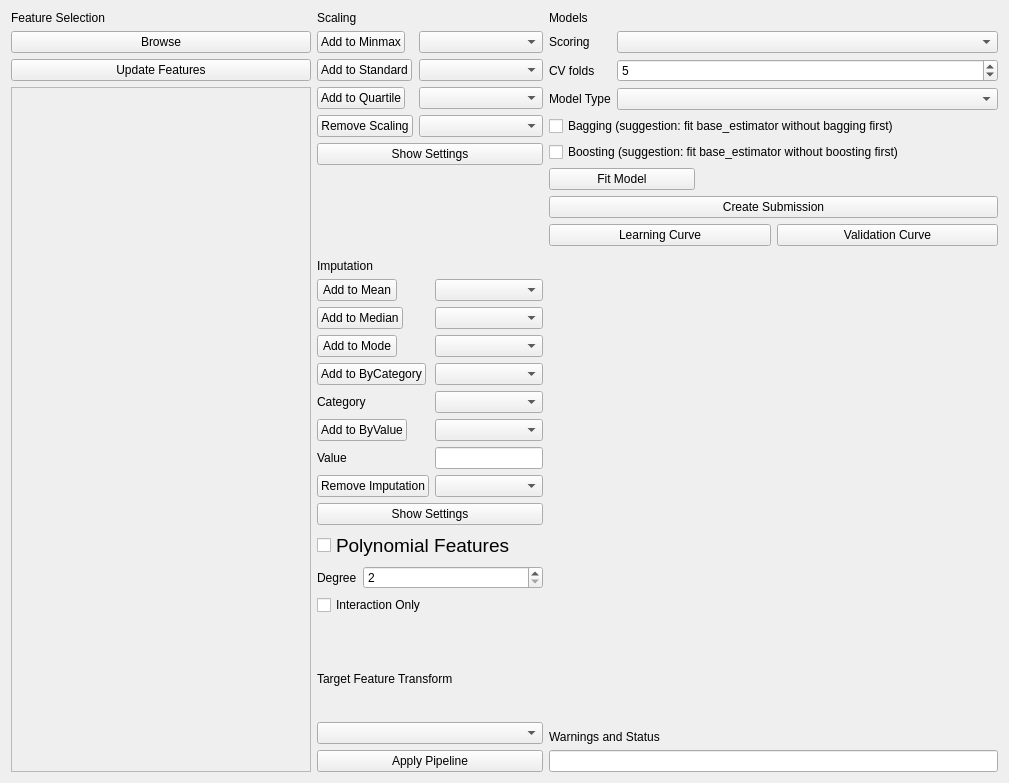
<?xml version="1.0" encoding="UTF-8"?>
<ui version="4.0">
 <class>Form</class>
 <widget class="QWidget" name="Form">
  <property name="geometry">
   <rect>
    <x>0</x>
    <y>0</y>
    <width>1009</width>
    <height>783</height>
   </rect>
  </property>
  <property name="windowTitle">
   <string>Form</string>
  </property>
  <layout class="QHBoxLayout" name="horizontalLayout" stretch="0,0,1">
   <item>
    <layout class="QVBoxLayout" name="verticalLayout">
     <item>
      <widget class="QLabel" name="label">
       <property name="text">
        <string>Feature Selection</string>
       </property>
      </widget>
     </item>
     <item>
      <widget class="QPushButton" name="browse_button">
       <property name="text">
        <string>Browse</string>
       </property>
      </widget>
     </item>
     <item>
      <widget class="QPushButton" name="update_features_button">
       <property name="text">
        <string>Update Features</string>
       </property>
      </widget>
     </item>
     <item>
      <widget class="QScrollArea" name="QScrollArea">
       <property name="sizePolicy">
        <sizepolicy hsizetype="Expanding" vsizetype="Expanding">
         <horstretch>0</horstretch>
         <verstretch>0</verstretch>
        </sizepolicy>
       </property>
       <property name="minimumSize">
        <size>
         <width>300</width>
         <height>0</height>
        </size>
       </property>
       <property name="maximumSize">
        <size>
         <width>300</width>
         <height>16777215</height>
        </size>
       </property>
       <property name="widgetResizable">
        <bool>true</bool>
       </property>
       <widget class="QWidget" name="scrollarea">
        <property name="geometry">
         <rect>
          <x>0</x>
          <y>0</y>
          <width>298</width>
          <height>679</height>
         </rect>
        </property>
        <layout class="QVBoxLayout" name="verticalLayout_4"/>
       </widget>
      </widget>
     </item>
    </layout>
   </item>
   <item>
    <layout class="QVBoxLayout" name="verticalLayout_6" stretch="0,0,0">
     <item>
      <layout class="QFormLayout" name="formLayout_2">
       <item row="1" column="0">
        <widget class="QPushButton" name="minmax_button">
         <property name="text">
          <string>Add to Minmax</string>
         </property>
        </widget>
       </item>
       <item row="1" column="1">
        <widget class="QComboBox" name="minmax_combobox"/>
       </item>
       <item row="2" column="0">
        <widget class="QPushButton" name="standard_button">
         <property name="text">
          <string>Add to Standard</string>
         </property>
        </widget>
       </item>
       <item row="2" column="1">
        <widget class="QComboBox" name="standard_combobox"/>
       </item>
       <item row="3" column="0">
        <widget class="QPushButton" name="quartile_button">
         <property name="text">
          <string>Add to Quartile</string>
         </property>
        </widget>
       </item>
       <item row="3" column="1">
        <widget class="QComboBox" name="quartile_combobox"/>
       </item>
       <item row="4" column="0">
        <widget class="QPushButton" name="noscaling_button">
         <property name="text">
          <string>Remove Scaling</string>
         </property>
        </widget>
       </item>
       <item row="4" column="1">
        <widget class="QComboBox" name="noscaling_combobox"/>
       </item>
       <item row="5" column="0" colspan="2">
        <widget class="QPushButton" name="scalingsettings_button">
         <property name="text">
          <string>Show Settings</string>
         </property>
        </widget>
       </item>
       <item row="0" column="0" colspan="2">
        <widget class="QLabel" name="label_2">
         <property name="sizePolicy">
          <sizepolicy hsizetype="Preferred" vsizetype="Minimum">
           <horstretch>0</horstretch>
           <verstretch>0</verstretch>
          </sizepolicy>
         </property>
         <property name="text">
          <string>Scaling</string>
         </property>
        </widget>
       </item>
      </layout>
     </item>
     <item>
      <layout class="QFormLayout" name="formLayout">
       <item row="1" column="0">
        <widget class="QPushButton" name="mean_button">
         <property name="text">
          <string>Add to Mean</string>
         </property>
        </widget>
       </item>
       <item row="1" column="1">
        <widget class="QComboBox" name="mean_combobox"/>
       </item>
       <item row="2" column="0">
        <widget class="QPushButton" name="median_button">
         <property name="text">
          <string>Add to Median</string>
         </property>
        </widget>
       </item>
       <item row="2" column="1">
        <widget class="QComboBox" name="median_combobox"/>
       </item>
       <item row="3" column="0">
        <widget class="QPushButton" name="mode_button">
         <property name="text">
          <string>Add to Mode</string>
         </property>
        </widget>
       </item>
       <item row="3" column="1">
        <widget class="QComboBox" name="mode_combobox"/>
       </item>
       <item row="4" column="0">
        <widget class="QPushButton" name="bycategory_button">
         <property name="text">
          <string>Add to ByCategory</string>
         </property>
        </widget>
       </item>
       <item row="4" column="1">
        <widget class="QComboBox" name="bycategory_combobox"/>
       </item>
       <item row="5" column="0">
        <widget class="QLabel" name="label_4">
         <property name="text">
          <string>Category</string>
         </property>
        </widget>
       </item>
       <item row="5" column="1">
        <widget class="QComboBox" name="bycategory_category_combobox"/>
       </item>
       <item row="6" column="0">
        <widget class="QPushButton" name="byvalue_button">
         <property name="text">
          <string>Add to ByValue</string>
         </property>
        </widget>
       </item>
       <item row="6" column="1">
        <widget class="QComboBox" name="byvalue_combobox"/>
       </item>
       <item row="7" column="0">
        <widget class="QLabel" name="label_5">
         <property name="text">
          <string>Value</string>
         </property>
        </widget>
       </item>
       <item row="7" column="1">
        <widget class="QLineEdit" name="byvalue_lineedit"/>
       </item>
       <item row="8" column="0">
        <widget class="QPushButton" name="noimputing_button">
         <property name="text">
          <string>Remove Imputation</string>
         </property>
        </widget>
       </item>
       <item row="8" column="1">
        <widget class="QComboBox" name="noimputing_combobox"/>
       </item>
       <item row="9" column="0" colspan="2">
        <widget class="QPushButton" name="imputesettings_button">
         <property name="text">
          <string>Show Settings</string>
         </property>
        </widget>
       </item>
       <item row="0" column="0" colspan="2">
        <widget class="QLabel" name="label_3">
         <property name="text">
          <string>Imputation</string>
         </property>
        </widget>
       </item>
      </layout>
     </item>
     <item>
      <layout class="QVBoxLayout" name="verticalLayout_7">
       <item>
        <layout class="QFormLayout" name="formLayout_4">
         <item row="0" column="0" colspan="2">
          <widget class="QCheckBox" name="polyfeatures_checkbox">
           <property name="font">
            <font>
             <pointsize>14</pointsize>
            </font>
           </property>
           <property name="text">
            <string>Polynomial Features</string>
           </property>
          </widget>
         </item>
         <item row="1" column="0">
          <widget class="QLabel" name="label_11">
           <property name="text">
            <string>Degree</string>
           </property>
          </widget>
         </item>
         <item row="1" column="1">
          <widget class="QSpinBox" name="polydeg_spinbox">
           <property name="minimum">
            <number>2</number>
           </property>
           <property name="maximum">
            <number>5</number>
           </property>
          </widget>
         </item>
         <item row="2" column="0" colspan="2">
          <widget class="QCheckBox" name="polyinteraction_checkbox">
           <property name="text">
            <string>Interaction Only</string>
           </property>
          </widget>
         </item>
        </layout>
       </item>
       <item>
        <layout class="QVBoxLayout" name="verticalLayout_3">
         <item>
          <widget class="QLabel" name="label_10">
           <property name="text">
            <string>Target Feature Transform</string>
           </property>
          </widget>
         </item>
         <item>
          <widget class="QComboBox" name="targettransform_combobox"/>
         </item>
        </layout>
       </item>
       <item>
        <widget class="QPushButton" name="applypipeline_button">
         <property name="text">
          <string>Apply Pipeline</string>
         </property>
        </widget>
       </item>
      </layout>
     </item>
    </layout>
   </item>
   <item>
    <layout class="QVBoxLayout" name="verticalLayout_2">
     <item>
      <widget class="QLabel" name="label_6">
       <property name="text">
        <string>Models</string>
       </property>
      </widget>
     </item>
     <item>
      <layout class="QFormLayout" name="formLayout_3">
       <item row="0" column="0">
        <widget class="QLabel" name="label_7">
         <property name="text">
          <string>Scoring</string>
         </property>
        </widget>
       </item>
       <item row="0" column="1">
        <widget class="QComboBox" name="scoring_combobox"/>
       </item>
       <item row="1" column="0">
        <widget class="QLabel" name="label_8">
         <property name="text">
          <string>CV folds</string>
         </property>
        </widget>
       </item>
       <item row="1" column="1">
        <widget class="QSpinBox" name="cvfold_spinbox">
         <property name="minimum">
          <number>3</number>
         </property>
         <property name="maximum">
          <number>20</number>
         </property>
         <property name="value">
          <number>5</number>
         </property>
        </widget>
       </item>
       <item row="2" column="0">
        <widget class="QLabel" name="label_9">
         <property name="text">
          <string>Model Type</string>
         </property>
        </widget>
       </item>
       <item row="2" column="1">
        <widget class="QComboBox" name="model_combobox"/>
       </item>
      </layout>
     </item>
     <item>
      <widget class="QCheckBox" name="bagging_checkbox">
       <property name="text">
        <string>Bagging (suggestion: fit base_estimator without bagging first)</string>
       </property>
      </widget>
     </item>
     <item>
      <widget class="QCheckBox" name="boosting_checkbox">
       <property name="text">
        <string>Boosting (suggestion: fit base_estimator without boosting first)</string>
       </property>
      </widget>
     </item>
     <item>
      <layout class="QFormLayout" name="paramgrid_layout"/>
     </item>
     <item>
      <layout class="QHBoxLayout" name="horizontalLayout_4">
       <item>
        <widget class="QPushButton" name="fitmodel_button">
         <property name="text">
          <string>Fit Model</string>
         </property>
        </widget>
       </item>
       <item>
        <widget class="QLabel" name="results_label">
         <property name="text">
          <string/>
         </property>
        </widget>
       </item>
       <item>
        <widget class="QLabel" name="optparam_label">
         <property name="text">
          <string/>
         </property>
        </widget>
       </item>
      </layout>
     </item>
     <item>
      <widget class="QPushButton" name="submission_button">
       <property name="text">
        <string>Create Submission</string>
       </property>
      </widget>
     </item>
     <item>
      <layout class="QVBoxLayout" name="plot_layout"/>
     </item>
     <item>
      <layout class="QHBoxLayout" name="horizontalLayout_6">
       <item>
        <widget class="QPushButton" name="learningcurve_button">
         <property name="text">
          <string>Learning Curve</string>
         </property>
        </widget>
       </item>
       <item>
        <widget class="QPushButton" name="validation_button">
         <property name="text">
          <string>Validation Curve</string>
         </property>
        </widget>
       </item>
      </layout>
     </item>
     <item>
      <spacer name="verticalSpacer">
       <property name="orientation">
        <enum>Qt::Vertical</enum>
       </property>
       <property name="sizeHint" stdset="0">
        <size>
         <width>20</width>
         <height>40</height>
        </size>
       </property>
      </spacer>
     </item>
     <item>
      <widget class="QLabel" name="label_12">
       <property name="text">
        <string>Warnings and Status</string>
       </property>
      </widget>
     </item>
     <item>
      <widget class="QLineEdit" name="output_lineedit"/>
     </item>
    </layout>
   </item>
  </layout>
 </widget>
 <resources/>
 <connections/>
</ui>
